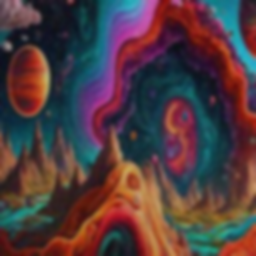
#> input picture images/output/inputs/000000_augmented.png, 256 x 256 px; its folder holds only this picture in this run
$ python augment_local_folder.py --input-dir ../../../images/output/inputs --output-dir out
#> lines starting #> are read from the running program, lines starting #| are printed output that depends on the picture
### packages/image_augmentation/augmenter.py
"""Image transformations and randomized all-five augmentation permutations."""

from __future__ import annotations

from io import BytesIO
from pathlib import Path
from typing import Any, Sequence

import numpy as np
from PIL import Image, ImageEnhance, ImageFilter

from libs.shared_types.augmentation import AugmentationRecord, ImageInput


class ImageAugmenter:
    """Apply all five hackathon transformations once in a randomized order."""

    JPEG_QUALITIES = (90, 70, 50, 30)
    BLUR_SIGMAS = (0.5, 1.0, 2.0)
    RESIZE_SCALES = (0.5, 0.25)
    NOISE_SIGMAS = (0.02, 0.05, 0.10)
    COLOR_JITTER_RANGE = (0.8, 1.2)
    TRANSFORMS = (
        "jpeg_compression",
        "gaussian_blur",
        "resize",
        "gaussian_noise",
        "color_jitter",
    )

    def __init__(
        self,
        output_size: tuple[int, int] | None = None,
        seed: int | None = 42,
    ) -> None:
        """Create an augmenter.

        Args:
            output_size: Optional `(width, height)` applied before augmentation.
            seed: Random seed. Use `None` for non-reproducible results.
        """
        self.output_size = output_size
        self.rng = np.random.default_rng(seed)

    def load_rgb(self, image: ImageInput) -> tuple[Image.Image, str]:
        """Load a path, PIL image, or NumPy array as an RGB PIL image."""
        if isinstance(image, (str, Path)):
            path = Path(image)
            if path.suffix.lower() not in {".png", ".jpg", ".jpeg"}:
                raise ValueError(f"Expected PNG/JPEG, received: {path}")
            with Image.open(path) as opened:
#> opened is the input picture: PIL image 256x256 RGB; mean R, G, B 81.6, 60.5, 64.5
                pil_image = opened.convert("RGB")
            source = str(path)
        elif isinstance(image, Image.Image):
            pil_image = image.convert("RGB")
            source = "<PIL.Image>"
        elif isinstance(image, np.ndarray):
            array = image
            if array.dtype != np.uint8:
                if np.issubdtype(array.dtype, np.floating) and array.max() <= 1.0:
                    array = array * 255.0
                array = np.clip(array, 0, 255).astype(np.uint8)
            pil_image = Image.fromarray(array).convert("RGB")
            source = "<numpy.ndarray>"
        else:
            raise TypeError(f"Unsupported image type: {type(image)!r}")

        if self.output_size is not None:
            pil_image = pil_image.resize(self.output_size, Image.Resampling.LANCZOS)
        return pil_image, source

    def jpeg_compression(self, image: Image.Image, quality: int) -> Image.Image:
        """JPEG encode and decode an image at an allowed quality."""
        if quality not in self.JPEG_QUALITIES:
            raise ValueError(f"quality must be one of {self.JPEG_QUALITIES}")
        buffer = BytesIO()
        image.save(buffer, format="JPEG", quality=quality)
        buffer.seek(0)
        with Image.open(buffer) as decoded:
            return decoded.convert("RGB").copy()

    def gaussian_blur(self, image: Image.Image, sigma: float) -> Image.Image:
        """Apply Gaussian blur using an allowed sigma."""
        if sigma not in self.BLUR_SIGMAS:
            raise ValueError(f"sigma must be one of {self.BLUR_SIGMAS}")
        return image.filter(ImageFilter.GaussianBlur(radius=sigma))

    def resize_down_up(self, image: Image.Image, scale: float) -> Image.Image:
        """Downscale by an allowed factor, then restore the original dimensions."""
#> called with scale = 0.25
        if scale not in self.RESIZE_SCALES:
            raise ValueError(f"scale must be one of {self.RESIZE_SCALES}")
        width, height = image.size
#> width = 256; height = 256
        reduced_size = (
            max(1, round(width * scale)),
            max(1, round(height * scale)),
        )
#> reduced_size = (64, 64)
        reduced = image.resize(reduced_size, Image.Resampling.LANCZOS)
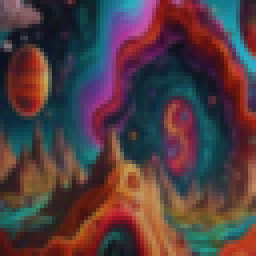
#> reduced: PIL image 64x64 RGB (shown 4 times larger); mean R, G, B 81.6, 60.5, 64.5
        return reduced.resize((width, height), Image.Resampling.LANCZOS)

    def gaussian_noise(self, image: Image.Image, sigma: float) -> Image.Image:
        """Add zero-mean Gaussian noise in normalized pixel space."""
        if sigma not in self.NOISE_SIGMAS:
            raise ValueError(f"sigma must be one of {self.NOISE_SIGMAS}")
        array = np.asarray(image, dtype=np.float32) / 255.0
        noise = self.rng.normal(0.0, sigma, size=array.shape).astype(np.float32)
        noisy = np.clip(array + noise, 0.0, 1.0)
        return Image.fromarray((noisy * 255.0).round().astype(np.uint8))

    def color_jitter(
        self,
        image: Image.Image,
        brightness: float,
        contrast: float,
        saturation: float,
    ) -> Image.Image:
        """Apply brightness, contrast, and saturation changes within ±20%."""
        low, high = self.COLOR_JITTER_RANGE
        values = (brightness, contrast, saturation)
        if not all(low <= value <= high for value in values):
            raise ValueError("Color-jitter factors must be within [0.8, 1.2]")
        result = ImageEnhance.Brightness(image).enhance(brightness)
        result = ImageEnhance.Contrast(result).enhance(contrast)
        return ImageEnhance.Color(result).enhance(saturation)

    def _apply_random_parameters(
        self,
        image: Image.Image,
        transform: str,
    ) -> tuple[Image.Image, dict[str, Any]]:
        if transform == "jpeg_compression":
            quality = int(self.rng.choice(self.JPEG_QUALITIES))
            return self.jpeg_compression(image, quality), {"quality": quality}
        if transform == "gaussian_blur":
            sigma = float(self.rng.choice(self.BLUR_SIGMAS))
            return self.gaussian_blur(image, sigma), {"sigma": sigma}
        if transform == "resize":
            scale = float(self.rng.choice(self.RESIZE_SCALES))
            return self.resize_down_up(image, scale), {"scale": scale}
        if transform == "gaussian_noise":
            sigma = float(self.rng.choice(self.NOISE_SIGMAS))
            return self.gaussian_noise(image, sigma), {"sigma": sigma}
        if transform == "color_jitter":
            low, high = self.COLOR_JITTER_RANGE
            brightness, contrast, saturation = self.rng.uniform(low, high, size=3)
            parameters = {
                "brightness": float(brightness),
                "contrast": float(contrast),
                "saturation": float(saturation),
            }
            result = self.color_jitter(image, **parameters)
            return result, parameters
        raise ValueError(f"Unknown transform {transform!r}")

    def transform_one(
        self,
        image: ImageInput,
    ) -> tuple[np.ndarray, AugmentationRecord]:
        """Apply all transforms exactly once, shuffling their order."""
        clean, source = self.load_rgb(image)
        order = list(self.TRANSFORMS)
        self.rng.shuffle(order)

        transformed = clean
        steps: list[dict[str, Any]] = []
        for transform in order:
            transformed, parameters = self._apply_random_parameters(
                transformed,
                transform,
            )
#> parameters = {'scale': 0.25}
            steps.append({"transform": transform, "parameters": parameters})

        record = AugmentationRecord(
            source=source,
            transform="permutation_all_5",
            parameters={"order": order, "steps": steps},
        )
        return np.asarray(transformed, dtype=np.uint8), record

    @staticmethod
    def _stack_or_list(
        images: list[np.ndarray],
    ) -> np.ndarray | list[np.ndarray]:
        if not images:
            return np.empty((0,), dtype=np.uint8)
        shapes = {image.shape for image in images}
        return np.stack(images) if len(shapes) == 1 else images

    def transform_images(
        self,
        images: Sequence[ImageInput],
        return_metadata: bool = False,
    ) -> (
        np.ndarray
        | list[np.ndarray]
        | tuple[np.ndarray | list[np.ndarray], list[AugmentationRecord]]
    ):
        """Transform each input image with an independent all-five permutation."""
        transformed: list[np.ndarray] = []
        records: list[AugmentationRecord] = []
        for image in images:
            result, record = self.transform_one(image)
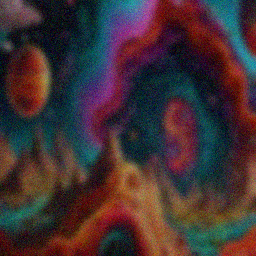
#> result: shape (256, 256, 3); mean of channels 0, 1, 2 66.5, 49.1, 52.3; drawn as R, G, B
            transformed.append(result)
            records.append(record)
        output = self._stack_or_list(transformed)
#> in _stack_or_list, `shapes = {image.shape for image in images}`: shapes = 1 item
        return (output, records) if return_metadata else output

    def transform_and_save(
        self,
        image_paths: Sequence[str | Path],
        output_dir: str | Path,
        suffix: str = "_augmented",
    ) -> tuple[
        np.ndarray | list[np.ndarray],
        list[str],
        list[AugmentationRecord],
    ]:
        """Transform files and save new PNGs without changing the originals."""
        transformed, records = self.transform_images(
            image_paths,
            return_metadata=True,
        )
#> records = 1 item
        output_path = Path(output_dir)
        output_path.mkdir(parents=True, exist_ok=True)
        saved_paths: list[str] = []

        for source, array in zip(image_paths, list(transformed)):
            source_path = Path(source)
            destination = output_path / f"{source_path.stem}{suffix}.png"
            counter = 1
            while destination.exists():
                destination = output_path / (
                    f"{source_path.stem}{suffix}_{counter}.png"
                )
                counter += 1
            Image.fromarray(array).save(destination, format="PNG")
            saved_paths.append(str(destination))
#> this loop made 1 pass
#> after the loop, saved_paths = ['out/000000_augmented_augmented.png']

        return transformed, saved_paths, records

### packages/image_augmentation/examples/augment_local_folder.py
"""Example: augment all PNG/JPEG images in a local directory."""

from __future__ import annotations

import argparse
from pathlib import Path

from packages.image_augmentation import ImageAugmenter


def main() -> None:
    parser = argparse.ArgumentParser()
    parser.add_argument("--input-dir", type=Path, required=True)
    parser.add_argument("--output-dir", type=Path, required=True)
    parser.add_argument("--seed", type=int, default=4)
    parser.add_argument("--size", type=int, default=None)
    parser.add_argument("--recursive", action="store_true")
    args = parser.parse_args()

    iterator = args.input_dir.rglob("*") if args.recursive else args.input_dir.iterdir()
    paths = sorted(
        path
        for path in iterator
        if path.is_file() and path.suffix.lower() in {".png", ".jpg", ".jpeg"}
    )
    if not paths:
        raise SystemExit(f"No PNG/JPEG images found in {args.input_dir}")

    output_size = (args.size, args.size) if args.size else None
    augmenter = ImageAugmenter(output_size=output_size, seed=args.seed)
    _, saved_paths, records = augmenter.transform_and_save(
        paths,
        output_dir=args.output_dir,
    )
#> saved_paths = ['out/000000_augmented_augmented.png']; records = 1 item

    for source, destination, record in zip(paths, saved_paths, records):
        print(f"{source} -> {destination}")
        print("  order:", " -> ".join(record.parameters["order"]))
#> this loop made 1 pass
#| ../../../images/output/inputs/000000_augmented.png -> out/000000_augmented_augmented.png
#|   order: resize -> color_jitter -> jpeg_compression -> gaussian_blur -> gaussian_noise


if __name__ == "__main__":
    main()

$ run again, on images/output/inputs/000000_clean.png
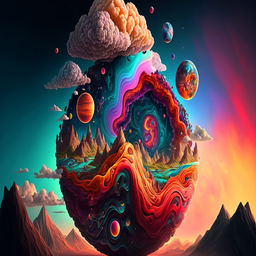
#> input picture images/output/inputs/000000_clean.png, 256 x 256 px
#> in load_rgb, opened is the input picture: PIL image 256x256 RGB; mean R, G, B 89.1, 71.6, 74.2
#> in resize_down_up, `return reduced.resize((width, height), Image.Resampling.LANCZOS)`:
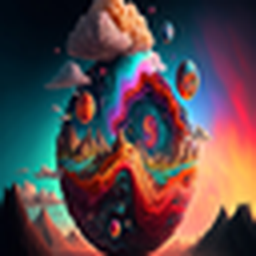
#> returned value: PIL image 256x256 RGB; mean R, G, B 89.1, 71.6, 74.2
#> parameters = {'scale': 0.25}
#> in transform_images, `result, record = self.transform_one(image)`:
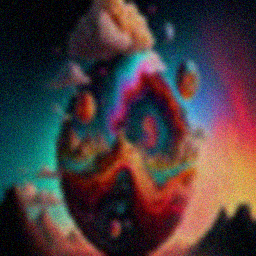
#> result: shape (256, 256, 3); mean of channels 0, 1, 2 74.1, 58.9, 60.6; drawn as R, G, B
#> shapes = 1 item
#> the loop in transform_and_save, `for source, array in zip(image_paths, list(transformed)):` made 1 pass
#> after the loop in transform_and_save, `for source, array in zip(image_paths, list(transformed)):`: saved_paths = ['out/000000_clean_augmented.png']
#> in main, `_, saved_paths, records = augmenter.transform_and_save( paths, output_..`: records = 1 item
#> the loop in main, `for source, destination, record in zip(paths, saved_paths, records):` made 1 pass
#> (printed output is left out)
